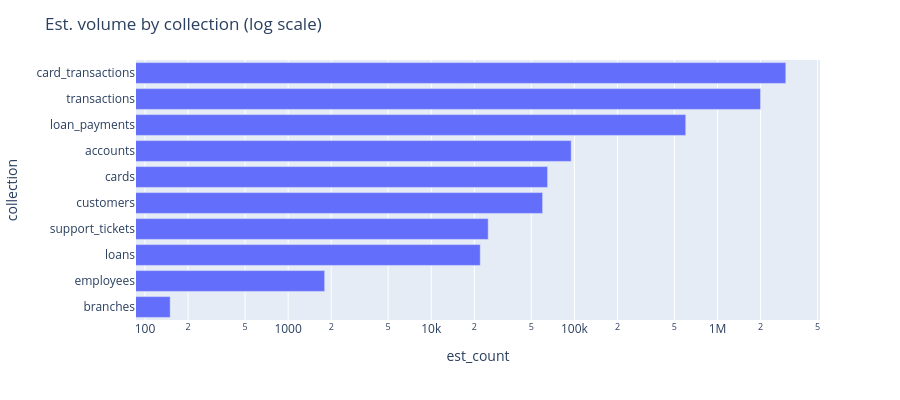

The notebook cell this image was saved under:
### Code cell
# bar: collection volume (est)
import plotly.express as px
fig = px.bar(df_prof.sort_values("est_count"), x="est_count", y="collection", orientation="h", log_x=True)
fig.update_layout(title="Est. volume by collection (log scale)", height=400)
fig.show()
# gaps: 150 branches vs 3M card_transactions - partitioning differs

### Figure 1 — Plotly figure (JSON) as saved in the notebook; plotly's stock layout.template omitted (floating-point values rounded to 4 significant figures)
{"data": [{"hovertemplate": "est_count=%{x}<br>collection=%{y}<extra></extra>", "legendgroup": "", "marker": {"color": "#636efa", "pattern": {"shape": ""}}, "name": "", "orientation": "h", "showlegend": false, "textposition": "auto", "type": "bar", "x": [150, 1800, 22000, 25000, 60000, 65000, 95000, 600000, 2000000, 3000000], "xaxis": "x", "y": ["branches", "employees", "loans", "support_tickets", "customers", "cards", "accounts", "loan_payments", "transactions", "card_transactions"], "yaxis": "y"}], "layout": {"barmode": "relative", "height": 400, "legend": {"tracegroupgap": 0}, "margin": {"t": 60}, "title": {"text": "Est. volume by collection (log scale)"}, "xaxis": {"anchor": "y", "domain": [0.0, 1.0], "title": {"text": "est_count"}, "type": "log"}, "yaxis": {"anchor": "x", "domain": [0.0, 1.0], "title": {"text": "collection"}}}}
